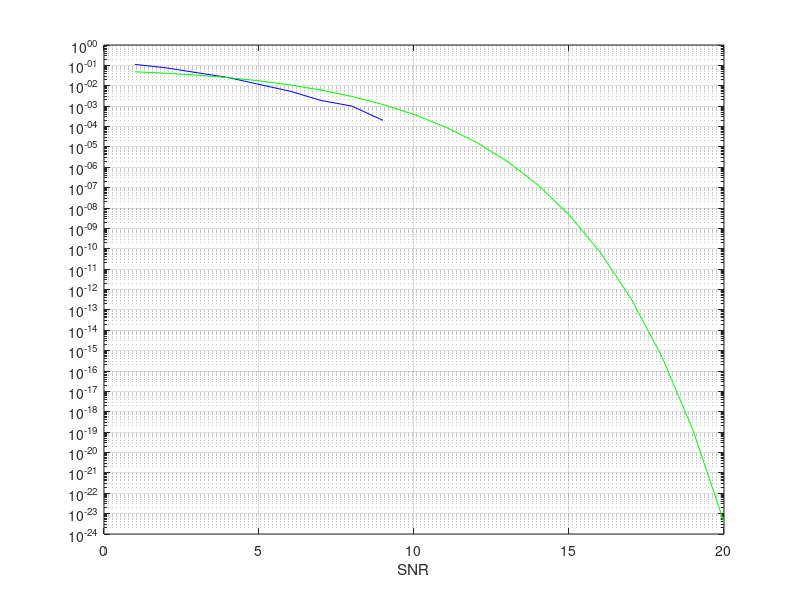

Write the MATLAB code that produced this figure.

%% U ovom primeru smo modifikovali BPSK u QPSK 
%%%%%%%%%%%%%%%%%%%%%
clear all;close all;warning off;

N=10000;
x= (2*(rand(1,N)>0.5)-1) + j*(2*(rand(1,N)>0.5)-1); %% slucajna promenjiva koju smo modifikovali
%%%%%%%%%%%%%%%%%%%%%%%%%
%buduci da koristimo QPSK modulaciju u predajniku, 
%mapiracemo simbole na sledeci nacin (u BPSK 0->-1, a 1->1). sada mapriamo
%po dva bita na sledeci nacin

%00->-1-1*j
%01->-1+1*j
%10-> 1-1*j
%11-> 1+1*j
for snr=1:20 %% od 0 do 20 sa korakom 2
    y=awgn(complex(x),snr); %% U octave rade samo bez funkcije complex
    %%%%% dobili smo izlaz iz kanala y na koji cemo primeniti metod
    %%%%% odlucivanja tako sto semo vrednost porediti sa 0. Istovremeno
    %%%%% radimo i demodulaciju
    y_re=real(y);
    y_im=imag(y);
    %% vracamo modulisane vrednosti u originalne
    det(find(y_re < 0 & y_im < 0)) = -1 + -1*j; 
    det(find(y_re >= 0 & y_im > 0)) = 1 + 1*j; 
    det(find(y_re < 0 & y_im >= 0)) = -1 + 1*j; 
    det(find(y_re >= 0 & y_im < 0)) = 1 - 1*j; 

    %%%
    nErr(snr) = size(find([x- det]),2); % couting the number of errors end sim
   Ser_QPSK = nErr/N; 
  end;
  
% sada cemo iscrtati BER vs. SNR
snr=1:20
theorySer_QPSK =(1/4)* erfc(sqrt(0.5*(10.^(snr/10)))) - (1/4)*(erfc(sqrt(0.5*(10.^(snr/10))))).^2;  %% ovo je teorijska vrednost za BPSK modulaciju u AWGN kanalu

semilogy(snr,Ser_QPSK,'b');
hold on
semilogy(snr,theorySer_QPSK,'g');
hold on;
grid on;
xlabel('SNR')
ylabel=('BER');
    